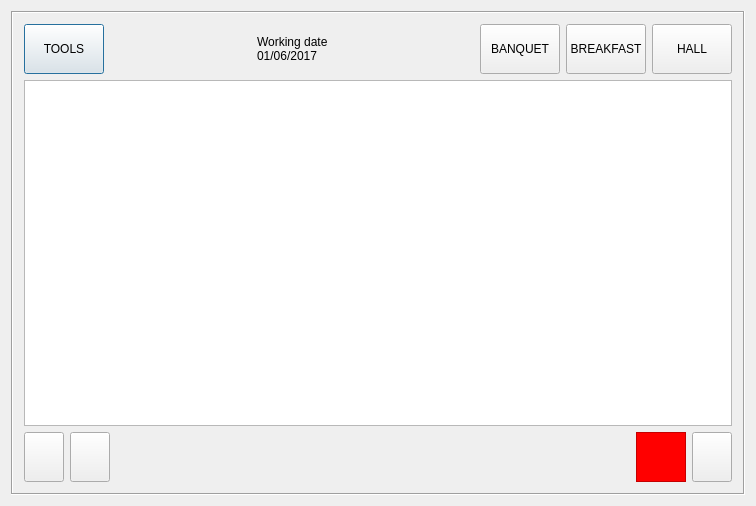
<?xml version="1.0" encoding="UTF-8"?>
<ui version="4.0">
 <class>RFace</class>
 <widget class="QDialog" name="RFace">
  <property name="geometry">
   <rect>
    <x>0</x>
    <y>0</y>
    <width>756</width>
    <height>506</height>
   </rect>
  </property>
  <property name="windowTitle">
   <string>RFace</string>
  </property>
  <layout class="QVBoxLayout" name="verticalLayout_2">
   <item>
    <widget class="QFrame" name="frame">
     <property name="frameShape">
      <enum>QFrame::Box</enum>
     </property>
     <property name="frameShadow">
      <enum>QFrame::Sunken</enum>
     </property>
     <layout class="QVBoxLayout" name="verticalLayout">
      <item>
       <layout class="QHBoxLayout" name="horizontalLayout">
        <item>
         <widget class="QPushButton" name="btnTools">
          <property name="minimumSize">
           <size>
            <width>0</width>
            <height>0</height>
           </size>
          </property>
          <property name="maximumSize">
           <size>
            <width>555</width>
            <height>555</height>
           </size>
          </property>
          <property name="text">
           <string>TOOLS</string>
          </property>
          <property name="icon">
           <iconset resource="res.qrc">
            <normaloff>:/images/settings.png</normaloff>:/images/settings.png</iconset>
          </property>
         </widget>
        </item>
        <item>
         <spacer name="horizontalSpacer_2">
          <property name="orientation">
           <enum>Qt::Horizontal</enum>
          </property>
          <property name="sizeHint" stdset="0">
           <size>
            <width>40</width>
            <height>20</height>
           </size>
          </property>
         </spacer>
        </item>
        <item>
         <widget class="QWidget" name="widget" native="true">
          <layout class="QVBoxLayout" name="verticalLayout_3">
           <item>
            <widget class="QLabel" name="lbWorkingDate">
             <property name="text">
              <string>Working date
01/06/2017</string>
             </property>
            </widget>
           </item>
          </layout>
         </widget>
        </item>
        <item>
         <spacer name="horizontalSpacer">
          <property name="orientation">
           <enum>Qt::Horizontal</enum>
          </property>
          <property name="sizeHint" stdset="0">
           <size>
            <width>40</width>
            <height>20</height>
           </size>
          </property>
         </spacer>
        </item>
        <item>
         <widget class="QPushButton" name="btnBanket">
          <property name="minimumSize">
           <size>
            <width>0</width>
            <height>0</height>
           </size>
          </property>
          <property name="maximumSize">
           <size>
            <width>555</width>
            <height>555</height>
           </size>
          </property>
          <property name="text">
           <string>BANQUET</string>
          </property>
          <property name="icon">
           <iconset resource="res.qrc">
            <normaloff>:/images/banket.png</normaloff>:/images/banket.png</iconset>
          </property>
         </widget>
        </item>
        <item>
         <widget class="QPushButton" name="btnBreakFast">
          <property name="maximumSize">
           <size>
            <width>555</width>
            <height>555</height>
           </size>
          </property>
          <property name="text">
           <string>BREAKFAST</string>
          </property>
          <property name="icon">
           <iconset resource="res.qrc">
            <normaloff>:/images/dinner.png</normaloff>:/images/dinner.png</iconset>
          </property>
         </widget>
        </item>
        <item>
         <widget class="QPushButton" name="btnChangeHall">
          <property name="maximumSize">
           <size>
            <width>548</width>
            <height>555</height>
           </size>
          </property>
          <property name="focusPolicy">
           <enum>Qt::NoFocus</enum>
          </property>
          <property name="text">
           <string>HALL</string>
          </property>
          <property name="icon">
           <iconset resource="res.qrc">
            <normaloff>:/images/hall.png</normaloff>:/images/hall.png</iconset>
          </property>
         </widget>
        </item>
       </layout>
      </item>
      <item>
       <widget class="QTableWidget" name="tblTables">
        <property name="verticalScrollBarPolicy">
         <enum>Qt::ScrollBarAlwaysOff</enum>
        </property>
        <property name="horizontalScrollBarPolicy">
         <enum>Qt::ScrollBarAlwaysOff</enum>
        </property>
        <property name="editTriggers">
         <set>QAbstractItemView::NoEditTriggers</set>
        </property>
        <property name="selectionMode">
         <enum>QAbstractItemView::SingleSelection</enum>
        </property>
        <property name="showGrid">
         <bool>false</bool>
        </property>
        <attribute name="horizontalHeaderVisible">
         <bool>false</bool>
        </attribute>
        <attribute name="verticalHeaderVisible">
         <bool>false</bool>
        </attribute>
        <attribute name="verticalHeaderDefaultSectionSize">
         <number>60</number>
        </attribute>
       </widget>
      </item>
      <item>
       <widget class="QWidget" name="widget_2" native="true">
        <layout class="QHBoxLayout" name="horizontalLayout_2">
         <property name="leftMargin">
          <number>0</number>
         </property>
         <property name="topMargin">
          <number>0</number>
         </property>
         <property name="rightMargin">
          <number>0</number>
         </property>
         <property name="bottomMargin">
          <number>0</number>
         </property>
         <item>
          <widget class="QPushButton" name="btnUp">
           <property name="minimumSize">
            <size>
             <width>0</width>
             <height>50</height>
            </size>
           </property>
           <property name="focusPolicy">
            <enum>Qt::NoFocus</enum>
           </property>
           <property name="text">
            <string/>
           </property>
           <property name="icon">
            <iconset resource="res.qrc">
             <normaloff>:/images/up.png</normaloff>:/images/up.png</iconset>
           </property>
          </widget>
         </item>
         <item>
          <widget class="QPushButton" name="btnDown">
           <property name="minimumSize">
            <size>
             <width>0</width>
             <height>50</height>
            </size>
           </property>
           <property name="focusPolicy">
            <enum>Qt::NoFocus</enum>
           </property>
           <property name="text">
            <string/>
           </property>
           <property name="icon">
            <iconset resource="res.qrc">
             <normaloff>:/images/down.png</normaloff>:/images/down.png</iconset>
           </property>
          </widget>
         </item>
         <item>
          <spacer name="horizontalSpacer_3">
           <property name="orientation">
            <enum>Qt::Horizontal</enum>
           </property>
           <property name="sizeHint" stdset="0">
            <size>
             <width>607</width>
             <height>20</height>
            </size>
           </property>
          </spacer>
         </item>
         <item>
          <widget class="QFrame" name="frErr">
           <property name="minimumSize">
            <size>
             <width>50</width>
             <height>0</height>
            </size>
           </property>
           <property name="styleSheet">
            <string notr="true">background-color:red;</string>
           </property>
           <property name="frameShape">
            <enum>QFrame::StyledPanel</enum>
           </property>
           <property name="frameShadow">
            <enum>QFrame::Raised</enum>
           </property>
          </widget>
         </item>
         <item>
          <widget class="QPushButton" name="btnExit">
           <property name="minimumSize">
            <size>
             <width>0</width>
             <height>50</height>
            </size>
           </property>
           <property name="maximumSize">
            <size>
             <width>100</width>
             <height>16777215</height>
            </size>
           </property>
           <property name="focusPolicy">
            <enum>Qt::NoFocus</enum>
           </property>
           <property name="text">
            <string/>
           </property>
          </widget>
         </item>
        </layout>
       </widget>
      </item>
     </layout>
    </widget>
   </item>
  </layout>
 </widget>
 <layoutdefault spacing="6" margin="11"/>
 <resources>
  <include location="res.qrc"/>
 </resources>
 <connections/>
 <slots>
  <slot>login()</slot>
 </slots>
</ui>
